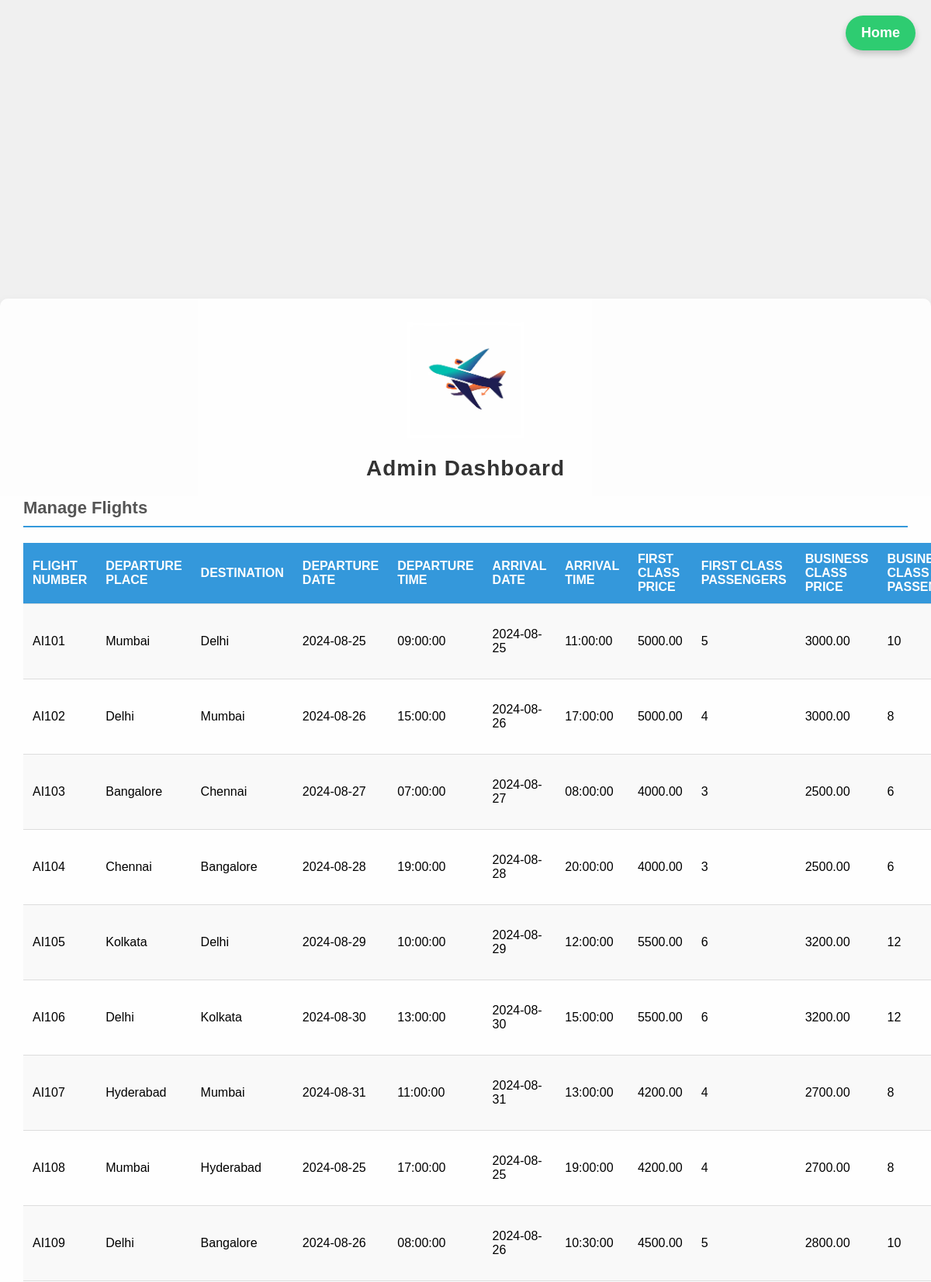
/admin_dashboard.php (signed in, upper part), run on the app's committed database.
### tables this page shows
CREATE TABLE flights (
    id INT AUTO_INCREMENT PRIMARY KEY,
    flight_number VARCHAR(10) NOT NULL,
    departure_place VARCHAR(50) NOT NULL,
    destination VARCHAR(50) NOT NULL,
    departure_date DATE NOT NULL,
    departure_time TIME NOT NULL,
    arrival_date DATE NOT NULL,
    arrival_time TIME NOT NULL,
    first_class_passengers INT DEFAULT 0,
    first_class_price DECIMAL(10, 2) DEFAULT 0.00,
    business_class_passengers INT DEFAULT 0,
    business_class_price DECIMAL(10, 2) DEFAULT 0.00,
    economy_class_passengers INT DEFAULT 0,
    economy_class_price DECIMAL(10, 2) DEFAULT 0.00
);

### admin_dashboard.php (the view, shortened to what this page needs)
<?php
include 'db_config.php';
$sql = "SELECT * FROM flights";
$flights = $conn->query($sql);
?>
<!DOCTYPE html>
<html lang="en">
<head>
</head>
<body>
    <a href="admin_home.php" class="admin-home-link">Home</a>
    <div class="container">
        <img src="image1.jpg" class="logo" alt="Logo">
        <h2>Admin Dashboard</h2>
        <h3>Manage Flights</h3>
        <table>
            <tr>
                <th>Flight Number</th>
                <th>Departure Place</th>
                <th>Destination</th>
                <th>Departure Date</th>
                <th>Departure Time</th>
                <th>Arrival Date</th>
                <th>Arrival Time</th>
                <th>First Class Price</th>
                <th>First Class Passengers</th>
                <th>Business Class Price</th>
                <th>Business Class Passengers</th>
            </tr>
            <?php
            while ($row = $flights->fetch_assoc()) {
                echo "<tr>
                        <td>{$row['flight_number']}</td>
                        <td>{$row['departure_place']}</td>
                        <td>{$row['destination']}</td>
                        <td>{$row['departure_date']}</td>
                        <td>{$row['departure_time']}</td>
                        <td>{$row['arrival_date']}</td>
                        <td>{$row['arrival_time']}</td>
                        <td>{$row['first_class_price']}</td>
                        <td>{$row['first_class_passengers']}</td>
                        <td>{$row['business_class_price']}</td>
                        <td>{$row['business_class_passengers']}</td>
                        <td>{$row['economy_class_price']}</td>
                        <td>{$row['economy_class_passengers']}</td>
                        <td class='actions'>
                            <a href='edit_flight.php?id={$row['id']}'>Edit</a> |
                            <a href='delete_flight.php?id={$row['id']}'>Delete</a> |
                            <a href='view_passengers.php?flight_id={$row['id']}'>View Passengers</a>
                        </td>
                      </tr>";
            }
            ?>
        </table>
    </div>
</body>
</html>

### admin_dashboard.php (style rules this page uses)
body { font-family: "Arial", sans-serif; background-color: #f0f0f0; margin: 0; display: flex; justify-content: center; align-items: center; height: 100vh; position: relative; overflow: hidden; }
.admin-home-link { position: absolute; top: 20px; right: 20px; padding: 12px 20px; background-color: #2ecc71; color: white; text-decoration: none; border-radius: 25px; font-size: 18px; font-weight: bold; box-shadow: 0 4px 8px rgba(0, 0, 0, 0.2); transition: background-color 0.3s, transform 0.3s, box-shadow 0.3s; z-index: 10; }
.container { width: 95%; max-width: 1200px; margin: 40px auto; background-color: rgba(255, 255, 255, 0.9); padding: 30px; border-radius: 10px; box-shadow: 0 8px 16px rgba(0, 0, 0, 0.1); position: relative; overflow: auto; max-height: 80vh; }
.logo { width: 150px; display: block; margin: 0 auto 20px; }
h2 { text-align: center; color: #333; margin-bottom: 20px; font-size: 28px; letter-spacing: 1px; }
h3 { color: #555; margin-bottom: 20px; font-size: 22px; border-bottom: 2px solid #3498db; padding-bottom: 10px; }
table { width: 100%; border-collapse: collapse; margin-bottom: 20px; font-size: 16px; overflow-x: auto; }
table th, table td { padding: 12px; text-align: left; border-bottom: 1px solid #ddd; }
table th { background-color: #3498db; color: white; text-transform: uppercase; }
table tr:nth-child(even) { background-color: #f9f9f9; }
a { color: #3498db; text-decoration: none; }
html, body { overflow: auto; }

### data on the page
flights: flight_number "AI101", departure_place "Mumbai", destination "Delhi", departure_date "2024-08-25", departure_time "09:00:00", arrival_date "2024-08-25", arrival_time "11:00:00", first_class_price "5000.00", first_class_passengers "5", business_class_price "3000.00", business_class_passengers "10"
flights: flight_number "AI102", departure_place "Delhi", destination "Mumbai", departure_date "2024-08-26", departure_time "15:00:00", arrival_date "2024-08-26", arrival_time "17:00:00", first_class_price "5000.00", first_class_passengers "4", business_class_price "3000.00", business_class_passengers "8"
flights: flight_number "AI103", departure_place "Bangalore", destination "Chennai", departure_date "2024-08-27", departure_time "07:00:00", arrival_date "2024-08-27", arrival_time "08:00:00", first_class_price "4000.00", first_class_passengers "3", business_class_price "2500.00", business_class_passengers "6"
flights: flight_number "AI104", departure_place "Chennai", destination "Bangalore", departure_date "2024-08-28", departure_time "19:00:00", arrival_date "2024-08-28", arrival_time "20:00:00", first_class_price "4000.00", first_class_passengers "3", business_class_price "2500.00", business_class_passengers "6"
flights: flight_number "AI105", departure_place "Kolkata", destination "Delhi", departure_date "2024-08-29", departure_time "10:00:00", arrival_date "2024-08-29", arrival_time "12:00:00", first_class_price "5500.00", first_class_passengers "6", business_class_price "3200.00", business_class_passengers "12"
flights: flight_number "AI106", departure_place "Delhi", destination "Kolkata", departure_date "2024-08-30", departure_time "13:00:00", arrival_date "2024-08-30", arrival_time "15:00:00", first_class_price "5500.00", first_class_passengers "6", business_class_price "3200.00", business_class_passengers "12"
flights: flight_number "AI107", departure_place "Hyderabad", destination "Mumbai", departure_date "2024-08-31", departure_time "11:00:00", arrival_date "2024-08-31", arrival_time "13:00:00", first_class_price "4200.00", first_class_passengers "4", business_class_price "2700.00", business_class_passengers "8"
flights: flight_number "AI108", departure_place "Mumbai", destination "Hyderabad", departure_date "2024-08-25", departure_time "17:00:00", arrival_date "2024-08-25", arrival_time "19:00:00", first_class_price "4200.00", first_class_passengers "4", business_class_price "2700.00", business_class_passengers "8"
flights: flight_number "AI109", departure_place "Delhi", destination "Bangalore", departure_date "2024-08-26", departure_time "08:00:00", arrival_date "2024-08-26", arrival_time "10:30:00", first_class_price "4500.00", first_class_passengers "5", business_class_price "2800.00", business_class_passengers "10"
